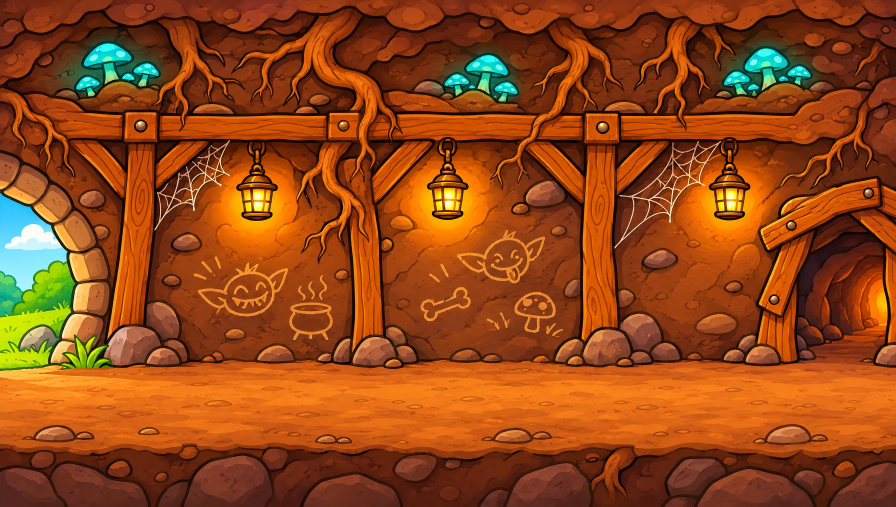
#> input picture art_src/m4/burrow.jpg, 2688 x 1520 px, given in place of house.png, which was not available (shown at 1/3 size)
$ python build_props.py m4 m4/den.jpg
#> lines starting #> are read from the running program, lines starting #| are printed output that depends on the picture
"""Resizes scenery and standing characters to their in-game size.
Run: python3 build_props.py props ../art/props"""
import os, sys
from PIL import Image

QUALITY = 2.2  # texture pixels per world pixel, same as the character rigs
HEIGHTS = {"house": 420.0, "hut": 300.0, "boat": 216.0, "merlin": 160.0, "sign": 130.0, "camp": 150.0,
           "fence": 62.0, "bale": 60.0, "log": 40.0, "ring": 170.0, "finish": 250.0}  # world pixels tall

# Long strips that repeat sideways: which rows of the full picture to keep.
# Each is saved next to its mirror image, so the two ends always match up.
BANDS = {"ground": (338, 576), "hills_far": (368, 576), "hills_near": (176, 576)}
# How far each background strip is faded toward the sky colour, so the
# characters stand out in front of it. 0 leaves it alone.
FADE = {"ground": 0.0, "hills_far": 0.45, "hills_near": 0.38}
SKY = (140, 209, 242)

src, out = sys.argv[1], sys.argv[2]
os.makedirs(out, exist_ok=True)
for name, height in HEIGHTS.items():
    img = Image.open(os.path.join(src, name + ".png")).convert("RGBA")
    h = round(height * QUALITY)
    w = round(img.width * h / img.height)
#> w = 1634
    img.resize((w, h), Image.LANCZOS).save(os.path.join(out, name + ".png"))
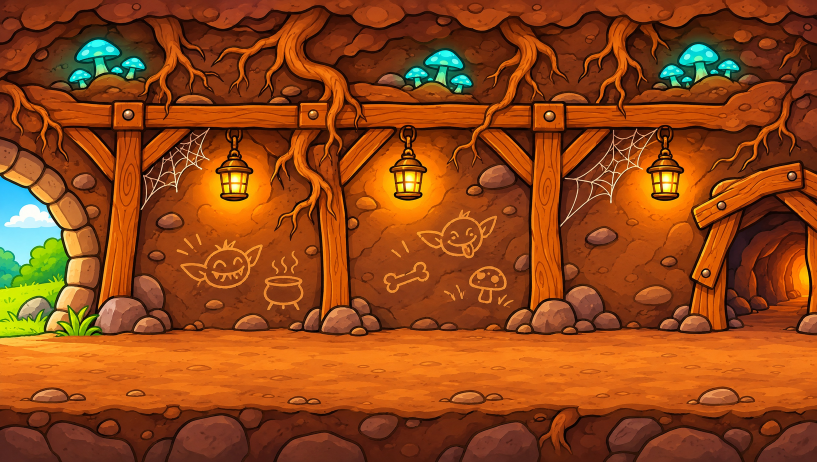
#> saved as house.png: PIL image 1634x924 RGBA (shown at 1/2 size); mean R, G, B, A 147.3, 71, 22.5, 255
    print(name, "world size %.0f x %.0f" % (w / QUALITY, height))
#| house world size 743 x 420
#> pass 2 of the loop `for name, height in HEIGHTS.items():`:
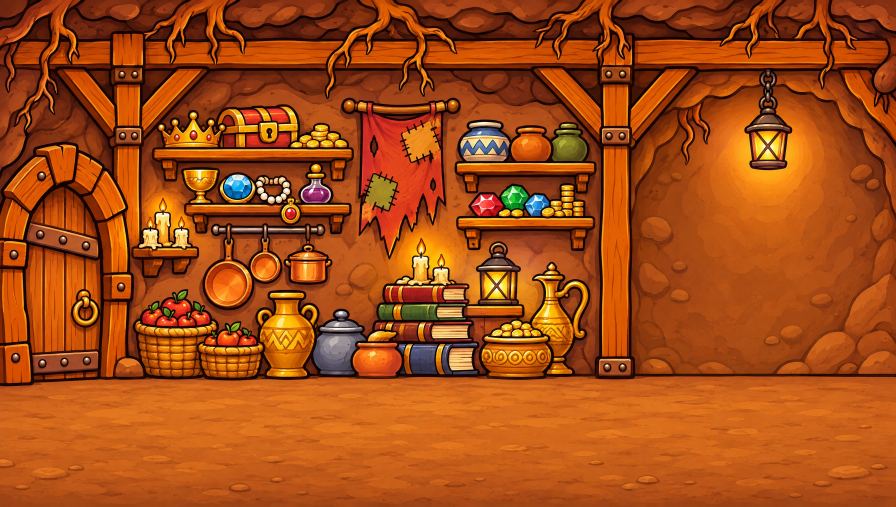
#> input picture art_src/m4/den.jpg, 2688 x 1520 px, given in place of hut.png, which was not available (shown at 1/3 size)
#> `img.resize((w, h), Image.LANCZOS).save(os.path.join(out, name + ".png"))`:
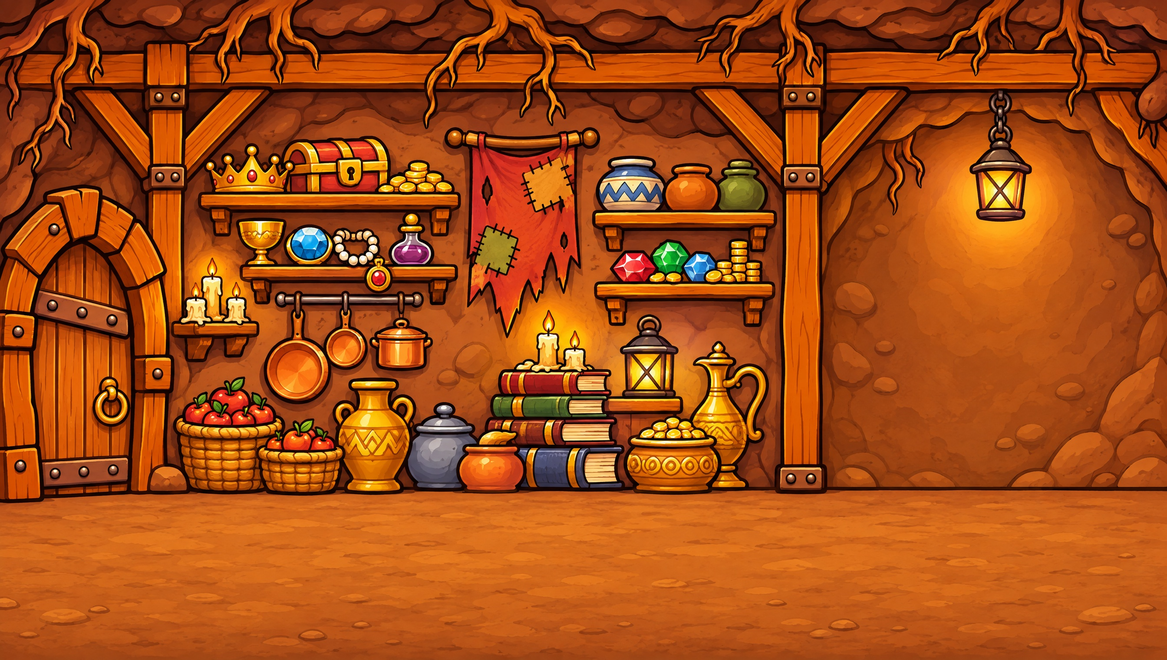
#> saved as hut.png: PIL image 1167x660 RGBA; mean R, G, B, A 164, 75.6, 20.5, 255
#| hut world size 530 x 300
#> (the run stopped early here; a loop or call above may not have finished)
